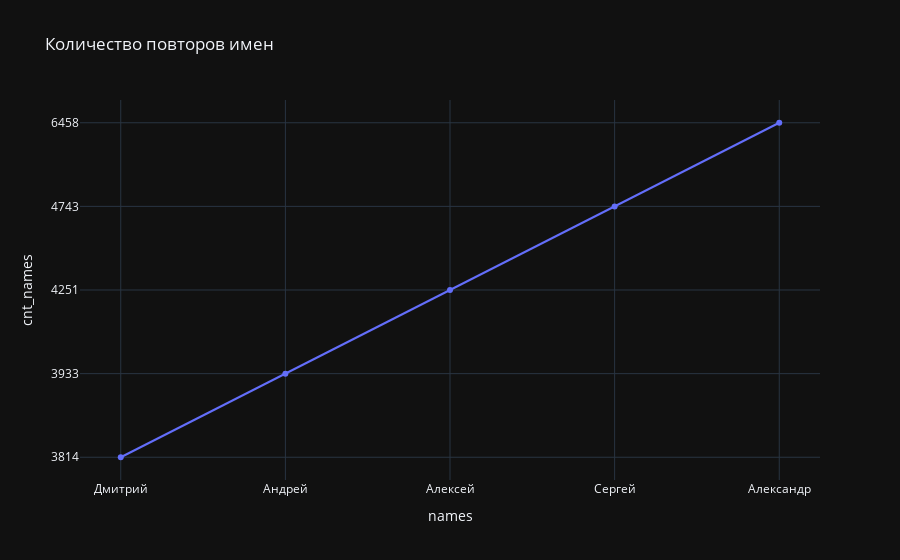

The notebook cell this image was saved under:
### Code cell
# 'Количество повторов имен'

query = client.command("""
        SELECT names, COUNT(names) AS cnt_names
        FROM
        (
            SELECT SUBSTRING_INDEX(fullname, ' ', 1) AS names
            FROM Group_Members.example_table
        ) as t1
        GROUP BY names
        ORDER BY cnt_names DESC
        LIMIT 5;
""")

df = Create_DataFrames(query, ['names', 'cnt_names'])
df = df.sort_values('cnt_names')

fig = px.line(df,
             x='names',
             y='cnt_names',
             title='Количество повторов имен',
             template='plotly_dark',
             markers=True
)

fig.show()

### Figure 1 — Plotly figure (JSON) as saved in the notebook; plotly's stock layout.template omitted (floating-point values rounded to 4 significant figures)
{"data": [{"hovertemplate": "names=%{x}<br>cnt_names=%{y}<extra></extra>", "legendgroup": "", "line": {"color": "#636efa", "dash": "solid"}, "marker": {"symbol": "circle"}, "mode": "lines+markers", "name": "", "orientation": "v", "showlegend": false, "type": "scatter", "x": ["Дмитрий", "Андрей", "Алексей", "Сергей", "Александр"], "xaxis": "x", "y": ["3814", "3933", "4251", "4743", "6458"], "yaxis": "y"}], "layout": {"legend": {"tracegroupgap": 0}, "title": {"text": "Количество повторов имен"}, "xaxis": {"anchor": "y", "domain": [0, 1], "title": {"text": "names"}}, "yaxis": {"anchor": "x", "domain": [0, 1], "title": {"text": "cnt_names"}}}}
